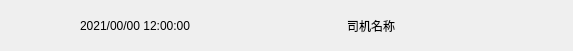
<?xml version="1.0" encoding="UTF-8"?>
<ui version="4.0">
 <class>titleDateDriver</class>
 <widget class="QWidget" name="titleDateDriver">
  <property name="geometry">
   <rect>
    <x>0</x>
    <y>0</y>
    <width>573</width>
    <height>51</height>
   </rect>
  </property>
  <property name="windowTitle">
   <string>Form</string>
  </property>
  <layout class="QGridLayout" name="gridLayout">
   <property name="leftMargin">
    <number>0</number>
   </property>
   <property name="topMargin">
    <number>0</number>
   </property>
   <property name="rightMargin">
    <number>0</number>
   </property>
   <property name="bottomMargin">
    <number>0</number>
   </property>
   <property name="spacing">
    <number>0</number>
   </property>
   <item row="0" column="0">
    <layout class="QHBoxLayout" name="horizontalLayout">
     <property name="spacing">
      <number>0</number>
     </property>
     <property name="topMargin">
      <number>0</number>
     </property>
     <item>
      <spacer name="horizontalSpacer_2">
       <property name="orientation">
        <enum>Qt::Horizontal</enum>
       </property>
       <property name="sizeType">
        <enum>QSizePolicy::Fixed</enum>
       </property>
       <property name="sizeHint" stdset="0">
        <size>
         <width>40</width>
         <height>20</height>
        </size>
       </property>
      </spacer>
     </item>
     <item>
      <widget class="QLabel" name="label_data_icon">
       <property name="minimumSize">
        <size>
         <width>40</width>
         <height>40</height>
        </size>
       </property>
       <property name="maximumSize">
        <size>
         <width>40</width>
         <height>40</height>
        </size>
       </property>
       <property name="text">
        <string/>
       </property>
      </widget>
     </item>
     <item>
      <widget class="QLabel" name="label_date">
       <property name="text">
        <string>2021/00/00 12:00:00</string>
       </property>
      </widget>
     </item>
     <item>
      <spacer name="horizontalSpacer">
       <property name="orientation">
        <enum>Qt::Horizontal</enum>
       </property>
       <property name="sizeType">
        <enum>QSizePolicy::Fixed</enum>
       </property>
       <property name="sizeHint" stdset="0">
        <size>
         <width>40</width>
         <height>20</height>
        </size>
       </property>
      </spacer>
     </item>
     <item>
      <widget class="QLabel" name="label_driver_icon">
       <property name="minimumSize">
        <size>
         <width>40</width>
         <height>40</height>
        </size>
       </property>
       <property name="maximumSize">
        <size>
         <width>40</width>
         <height>40</height>
        </size>
       </property>
       <property name="text">
        <string/>
       </property>
      </widget>
     </item>
     <item>
      <widget class="QLabel" name="label_driver">
       <property name="text">
        <string>司机名称</string>
       </property>
      </widget>
     </item>
     <item>
      <spacer name="horizontalSpacer_3">
       <property name="orientation">
        <enum>Qt::Horizontal</enum>
       </property>
       <property name="sizeType">
        <enum>QSizePolicy::Fixed</enum>
       </property>
       <property name="sizeHint" stdset="0">
        <size>
         <width>40</width>
         <height>20</height>
        </size>
       </property>
      </spacer>
     </item>
    </layout>
   </item>
  </layout>
 </widget>
 <resources/>
 <connections/>
</ui>
